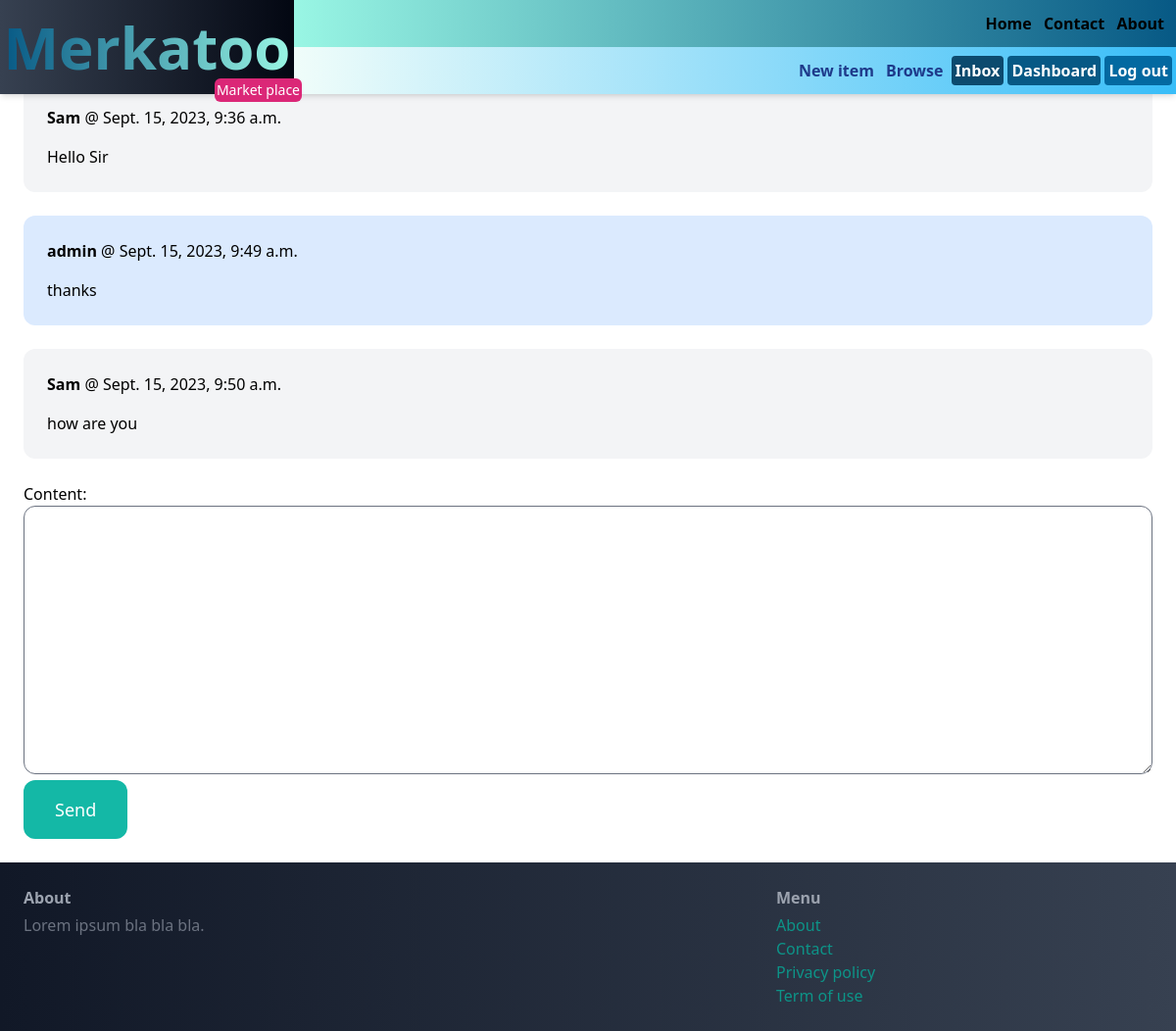
The page /inbox/1/ (signed in) on the database its author committed.
### conversation/models.py (models this page shows)
class ConversationMessage(models.Model):
    conversation = models.ForeignKey(Conversation, related_name='messages', on_delete=models.CASCADE)
    content = models.TextField()
    created_at = models.DateTimeField(auto_now_add=True)
    created_by = models.ForeignKey(User, related_name='created_messages', on_delete=models.CASCADE)

### conversation/views.py (the view)
# urls.py: path('<int:pk>/', views.detail, name='detail'),
@login_required
def detail(request, pk):
    conversation = Conversation.objects.filter(members__in=[request.user.id]).get(pk=pk)
    if request.method == 'POST':
        form = ConversationMessageForm(request.POST)
        if form.is_valid():
            conversation_message = form.save(commit=False)
            conversation_message.conversation = conversation
            conversation_message.created_by = request.user
            conversation_message.save()
            conversation.save()
            return redirect('conversation:detail', pk=pk)
    else:
        form = ConversationMessageForm()
    return render(request, 'conversation/detail.html', {
        'conversation': conversation,
        'form': form
    })

### conversation/forms.py
class ConversationMessageForm(forms.ModelForm):
    class Meta:
        model = ConversationMessage
        fields = ('content',)
        widgets = {
            'content': forms.Textarea(attrs={
                'class': 'w-full py-4 px-6 rounded-xl border'
            })
        }

### conversation/templates/conversation/detail.html (shortened to what this page needs)
{% extends 'core/base.html' %}
{% block content %}
<h1 class="mb-6 text-3xl">Conversation</h1>
<div class="space-y-6">
    {% for message in conversation.messages.all %}
        <div class="p-6 flex {% if message.created_by == request.user %}bg-blue-100{% else %}bg-gray-100{% endif %} rounded-xl">
            <div>
                <p class="mb-4"><strong>{{ message.created_by.username }}</strong> @ {{ message.created_at }}</p>
                <p>{{ message.content }}</p>
            </div>
        </div>
    {% endfor %}
</div>
<form method="post" action="." class="mt-6">
    {{ form.as_p }}
    <button class="py-4 px-8 text-lg bg-teal-500 hover:bg-teal-700 rounded-xl text-white">Send</button>
</form>
{% endblock %}

### rows shown on the page
ConversationMessage: created_by.username "Sam", created_at "Sept. 15, 2023, 9:36 a.m.", content "Hello Sir"
ConversationMessage: created_by.username "admin", created_at "Sept. 15, 2023, 9:49 a.m.", content "thanks"
ConversationMessage: created_by.username "Sam", created_at "Sept. 15, 2023, 9:50 a.m.", content "how are you"
